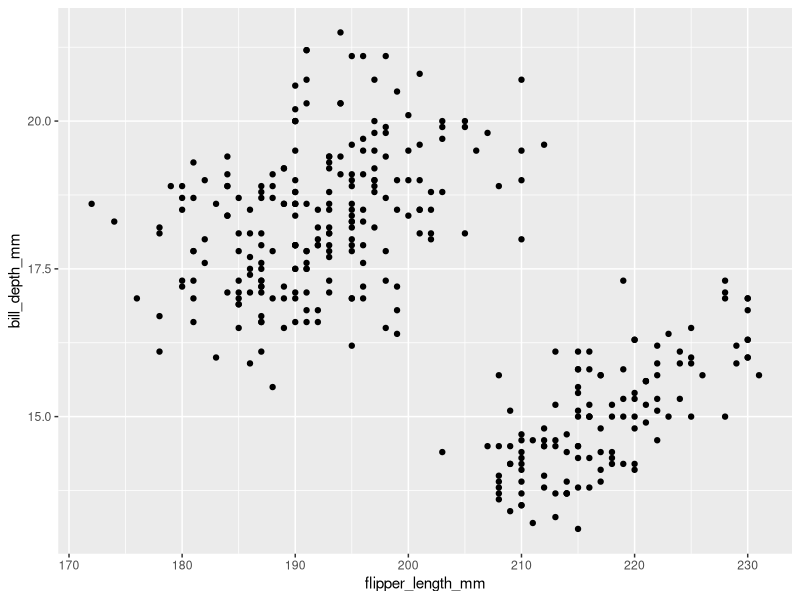
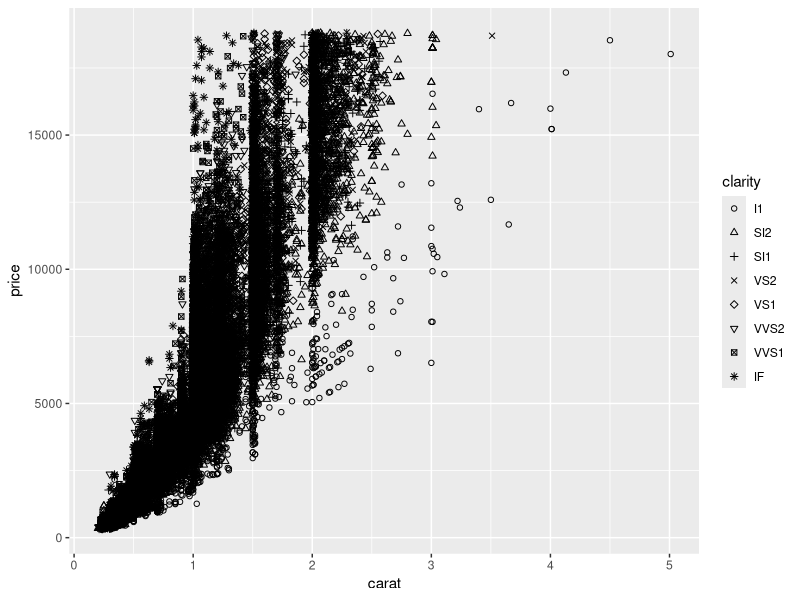
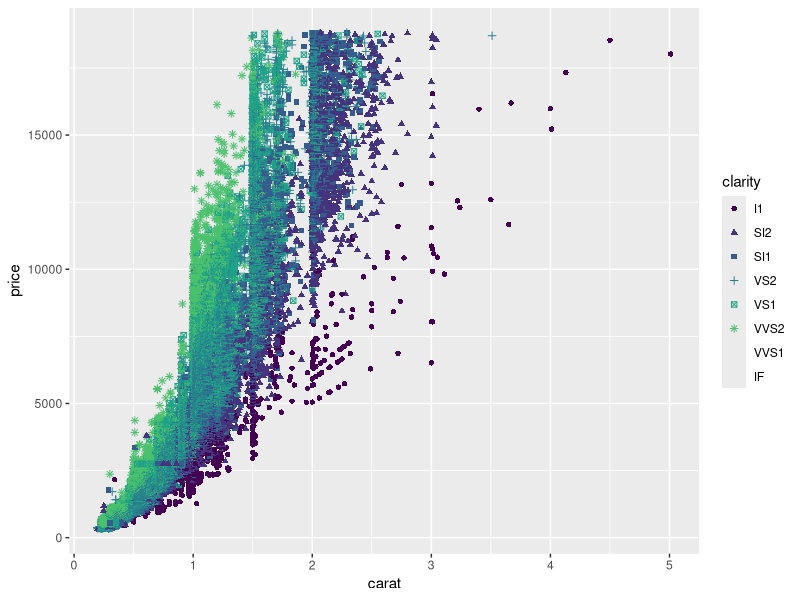

Source code (R) for these figures, in order:
library(tidyverse)
library(palmerpenguins)
library(ggthemes)

#r4ds2e 1.2.5
#How many rows are in penguins? How many columns?
# 344 rows, 8 columns
penguins


#add data to the plot with geoms
ggplot(
  data = penguins,
  mapping = aes(x = flipper_length_mm, y = bill_depth_mm)
) +
  geom_point(na.rm = TRUE)

#1/17 pre-class quiz
diamonds

ggplot(
  data = diamonds,
  mapping = aes(x = carat, y = price, shape = clarity)
) +
  scale_shape_manual(values = c(1:8)) +
  geom_point()

#Rusty's solution
ggplot(
  data = diamonds,
  mapping = aes(x = carat, y = price)
) +
  geom_point(mapping=aes(color=clarity,shape=clarity))



